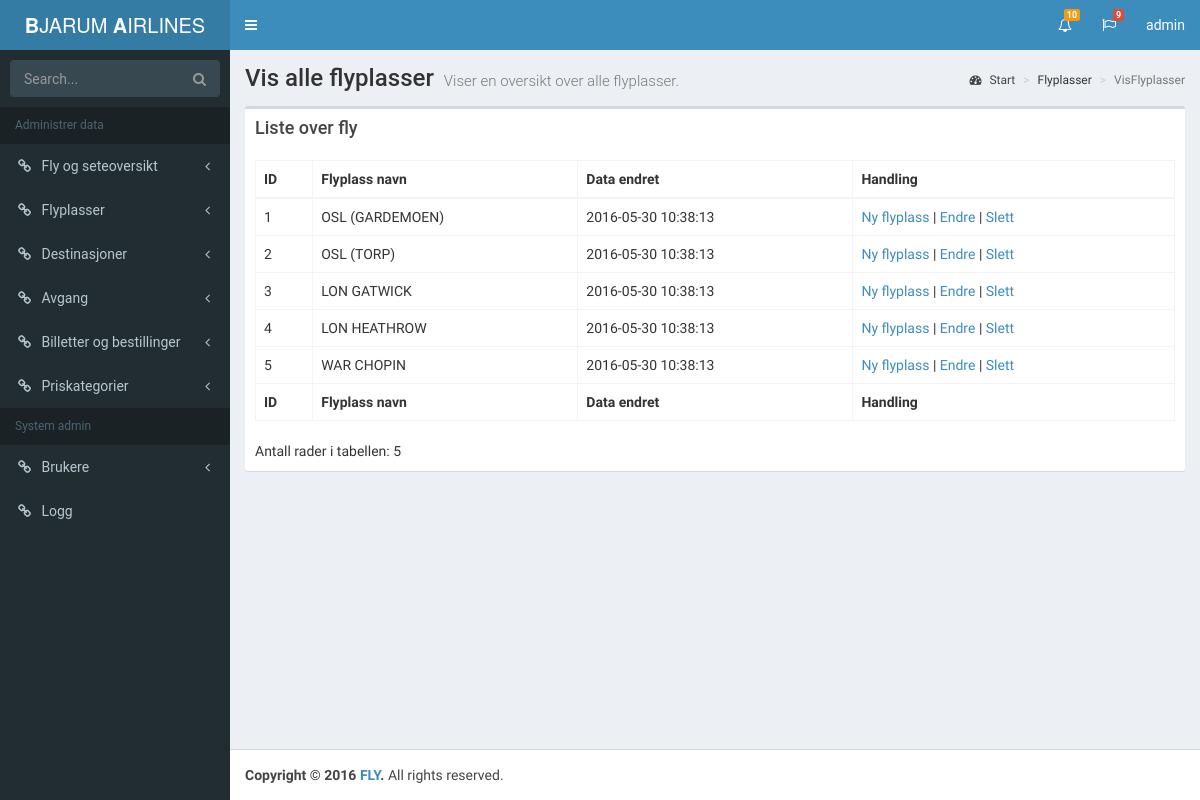
Page /vedlikehold/Airport/airports.php (signed in) on the committed database.
### tables this page shows
CREATE TABLE flyplass
(
    flyplassId INT NOT NULL AUTO_INCREMENT,
    navn VARCHAR(45) NOT NULL,
    endret TIMESTAMP DEFAULT CURRENT_TIMESTAMP ON UPDATE CURRENT_TIMESTAMP,
    CONSTRAINT pk_flyplass PRIMARY KEY (flyplassId)
);

### vedlikehold/php/AdminClasses.php (the view, shortened to what this page needs)
<?php
class Airport {
    public function ShowAllAirports(){
        include('../php/db.php');
        $html =  '';
        $oddOrEven = TRUE;
        $printOddOrEven = '';
        $query = $db_connection->prepare("SELECT flyplassId,navn,endret FROM flyplass");
        $query->execute();
        $query->bind_result($id, $navn, $endret);
        while ($query->fetch()) {
            if($oddOrEven){
                $oddOrEven = FALSE;
                $printOddOrEven = 'even';
            }
            else {
                $oddOrEven = TRUE;
                $printOddOrEven = 'odd';
            }
            $html .= '<tr role="row" class="'.$printOddOrEven.'"><td>'.$id.'</td><td>'.$navn.'</td><td>'.$endret.'</td><td><a href="./Airport/airportsAdd.php">Ny flyplass</a> | <a href="./Airport/airportsEdit.php?id='.$id.'"">Endre</a> | <a onclick="return confirm(\'Er du sikker du ønsker å slette denne flyplassen?\')" href="./Airport/delete.php?id='.$id.'">Slett</a> </td></tr>';
        }
        return $html;
    }
}
class Count {
        public function AntallRader($tabell){
        include('../php/db.php');
        $query = $db_connection->query('SELECT COUNT(*) FROM ' . $tabell .'');
        $query = $query->fetch_row();
        $antallRader = 'Antall rader i tabellen: ' . $query[0]  ;
         return $antallRader;
    }
}

### vedlikehold/Airport/airports.php (shortened to what this page needs)
<?php
include('../html/start.php');
$errorMelding = "";
?>
<div class="content-wrapper">
  <section class="content-header">
      <h1>
        Vis alle flyplasser
        <small>Viser en oversikt over alle flyplasser.</small>
      </h1>
    <ol class="breadcrumb">
      <li><a href="../"><i class="fa fa-dashboard"></i> Start</a></li>
      <li>Flyplasser</li>
      <li class="active">VisFlyplasser</li>
    </ol>
  </section>
  <section class="content">
        <div class="row">
      <div class="col-xs-12">
        <div class="box">
          <div class="box-header"><?php echo $errorMelding; ?><div id="melding"></div>
            <h3 class="box-title">Liste over fly</h3>
          </div>
          <div class="box-body">
            <div id="example2_wrapper" class="dataTables_wrapper form-inline dt-bootstrap">
              <div class="row">
                <div class="col-sm-6"></div>
                <div class="col-sm-6"></div>
              </div>
              <div class="row">
                <div class="col-sm-12">
                  <table id="example2" class="table table-bordered table-hover dataTable" role="grid" aria-describedby="example2_info">
                    <thead>
                      <tr role="row">
                        <th class="sorting_asc" tabindex="0" aria-controls="example2" rowspan="1" colspan="1" aria-sort="ascending" aria-label="FlyplassId">ID</th>
                        <th class="sorting" tabindex="0" aria-controls="example2" rowspan="1" colspan="1" aria-label="FlyplassNavn">Flyplass navn</th>
                        <th class="sorting" tabindex="0" aria-controls="example2" rowspan="1" colspan="1" aria-label="FlyplassEndret">Data endret</th>
                        <th class="sorting" tabindex="0" aria-controls="example2" rowspan="1" colspan="1" aria-label="Handling">Handling</th></tr>
                    </thead>
                    <tbody>
<?php
include('../php/AdminClasses.php');
$airports = new Airport;
print( $airports->ShowAllAirports() );
?>
                    </tbody>
                    <tfoot>
                      <tr>
                        <th rowspan="1" colspan="1">ID</th>
                        <th rowspan="1" colspan="1">Flyplass navn</th>
                        <th rowspan="1" colspan="1">Data endret</th>
                        <th rowspan="1" colspan="1">Handling</th>
                      </tr>
                    </tfoot>
                  </table>
                </div>
              </div>
              <div class="row">
                <div class="col-sm-5">
                  <div class="dataTables_info" id="example2_info" role="status" aria-live="polite"><?php $rader = new Count; print( $rader->AntallRader('flyplass') ); ?></div>
                </div>
              </div>
            </div>
          </div>
        </div>
      </div>
    </div>
  </section>
  </div>

### vedlikehold/www/css/style.css (style rules this page uses)
body { margin: 0; }
article, aside, details, figcaption, figure, footer, header, hgroup, main, menu, nav, section, summary { display: block; }
h1 { font-size: 200%; padding: 0px; margin: 0; }
h1,h2,h3,h4,p,ul,figcaption,p,input,textarea { font-family: 'Roboto', sans-serif; }

### rows in the picture
flyplass: flyplassId "1", navn "OSL (GARDEMOEN)", endret "2016-05-30 10:38:13"
flyplass: flyplassId "2", navn "OSL (TORP)", endret "2016-05-30 10:38:13"
flyplass: flyplassId "3", navn "LON GATWICK", endret "2016-05-30 10:38:13"
flyplass: flyplassId "4", navn "LON HEATHROW", endret "2016-05-30 10:38:13"
flyplass: flyplassId "5", navn "WAR CHOPIN", endret "2016-05-30 10:38:13"

### other values in the picture
$rader->AntallRader('flyplass') "Antall rader i tabellen: 5"
